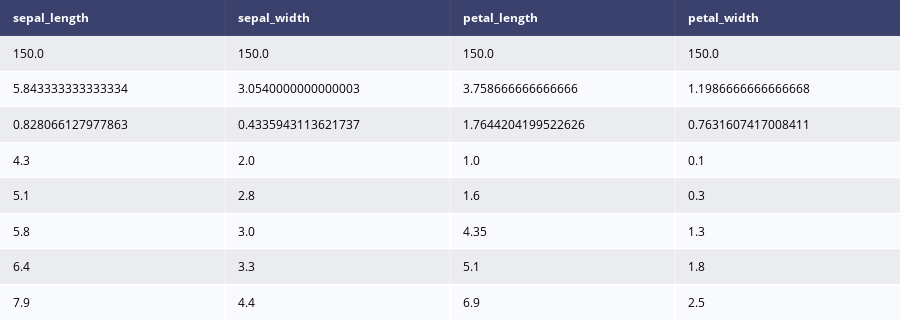

Write notebook code for a chart like this one.
### Markdown cell above
**The data types are correct and we can see that there is no null values in the dataset**

### Code cell
#printing statistics about the dataset
py.iplot(ff.create_table(iris.describe()),filename='describe_table')

### Figure 1 — Plotly figure (JSON) as saved in the notebook; plotly's stock layout.template omitted (floating-point values rounded to 4 significant figures)
{"data": [{"colorscale": [[0, "#00083e"], [0.5, "#ededee"], [1, "#ffffff"]], "hoverinfo": "none", "opacity": 0.75, "showscale": false, "type": "heatmap", "z": [[0, 0, 0, 0], [0.5, 0.5, 0.5, 0.5], [1, 1, 1, 1], [0.5, 0.5, 0.5, 0.5], [1, 1, 1, 1], [0.5, 0.5, 0.5, 0.5], [1, 1, 1, 1], [0.5, 0.5, 0.5, 0.5], [1, 1, 1, 1]]}], "layout": {"annotations": [{"align": "left", "font": {"color": "#ffffff"}, "showarrow": false, "text": "<b>sepal_length</b>", "x": -0.45, "xanchor": "left", "xref": "x", "y": 0, "yref": "y"}, {"align": "left", "font": {"color": "#ffffff"}, "showarrow": false, "text": "<b>sepal_width</b>", "x": 0.55, "xanchor": "left", "xref": "x", "y": 0, "yref": "y"}, {"align": "left", "font": {"color": "#ffffff"}, "showarrow": false, "text": "<b>petal_length</b>", "x": 1.55, "xanchor": "left", "xref": "x", "y": 0, "yref": "y"}, {"align": "left", "font": {"color": "#ffffff"}, "showarrow": false, "text": "<b>petal_width</b>", "x": 2.55, "xanchor": "left", "xref": "x", "y": 0, "yref": "y"}, {"align": "left", "font": {"color": "#000000"}, "showarrow": false, "text": "150.0", "x": -0.45, "xanchor": "left", "xref": "x", "y": 1, "yref": "y"}, {"align": "left", "font": {"color": "#000000"}, "showarrow": false, "text": "150.0", "x": 0.55, "xanchor": "left", "xref": "x", "y": 1, "yref": "y"}, {"align": "left", "font": {"color": "#000000"}, "showarrow": false, "text": "150.0", "x": 1.55, "xanchor": "left", "xref": "x", "y": 1, "yref": "y"}, {"align": "left", "font": {"color": "#000000"}, "showarrow": false, "text": "150.0", "x": 2.55, "xanchor": "left", "xref": "x", "y": 1, "yref": "y"}, {"align": "left", "font": {"color": "#000000"}, "showarrow": false, "text": "5.843333333333334", "x": -0.45, "xanchor": "left", "xref": "x", "y": 2, "yref": "y"}, {"align": "left", "font": {"color": "#000000"}, "showarrow": false, "text": "3.0540000000000003", "x": 0.55, "xanchor": "left", "xref": "x", "y": 2, "yref": "y"}, {"align": "left", "font": {"color": "#000000"}, "showarrow": false, "text": "3.758666666666666", "x": 1.55, "xanchor": "left", "xref": "x", "y": 2, "yref": "y"}, {"align": "left", "font": {"color": "#000000"}, "showarrow": false, "text": "1.1986666666666668", "x": 2.55, "xanchor": "left", "xref": "x", "y": 2, "yref": "y"}, {"align": "left", "font": {"color": "#000000"}, "showarrow": false, "text": "0.828066127977863", "x": -0.45, "xanchor": "left", "xref": "x", "y": 3, "yref": "y"}, {"align": "left", "font": {"color": "#000000"}, "showarrow": false, "text": "0.4335943113621737", "x": 0.55, "xanchor": "left", "xref": "x", "y": 3, "yref": "y"}, {"align": "left", "font": {"color": "#000000"}, "showarrow": false, "text": "1.7644204199522626", "x": 1.55, "xanchor": "left", "xref": "x", "y": 3, "yref": "y"}, {"align": "left", "font": {"color": "#000000"}, "showarrow": false, "text": "0.7631607417008411", "x": 2.55, "xanchor": "left", "xref": "x", "y": 3, "yref": "y"}, {"align": "left", "font": {"color": "#000000"}, "showarrow": false, "text": "4.3", "x": -0.45, "xanchor": "left", "xref": "x", "y": 4, "yref": "y"}, {"align": "left", "font": {"color": "#000000"}, "showarrow": false, "text": "2.0", "x": 0.55, "xanchor": "left", "xref": "x", "y": 4, "yref": "y"}, {"align": "left", "font": {"color": "#000000"}, "showarrow": false, "text": "1.0", "x": 1.55, "xanchor": "left", "xref": "x", "y": 4, "yref": "y"}, {"align": "left", "font": {"color": "#000000"}, "showarrow": false, "text": "0.1", "x": 2.55, "xanchor": "left", "xref": "x", "y": 4, "yref": "y"}, {"align": "left", "font": {"color": "#000000"}, "showarrow": false, "text": "5.1", "x": -0.45, "xanchor": "left", "xref": "x", "y": 5, "yref": "y"}, {"align": "left", "font": {"color": "#000000"}, "showarrow": false, "text": "2.8", "x": 0.55, "xanchor": "left", "xref": "x", "y": 5, "yref": "y"}, {"align": "left", "font": {"color": "#000000"}, "showarrow": false, "text": "1.6", "x": 1.55, "xanchor": "left", "xref": "x", "y": 5, "yref": "y"}, {"align": "left", "font": {"color": "#000000"}, "showarrow": false, "text": "0.3", "x": 2.55, "xanchor": "left", "xref": "x", "y": 5, "yref": "y"}, {"align": "left", "font": {"color": "#000000"}, "showarrow": false, "text": "5.8", "x": -0.45, "xanchor": "left", "xref": "x", "y": 6, "yref": "y"}, {"align": "left", "font": {"color": "#000000"}, "showarrow": false, "text": "3.0", "x": 0.55, "xanchor": "left", "xref": "x", "y": 6, "yref": "y"}, {"align": "left", "font": {"color": "#000000"}, "showarrow": false, "text": "4.35", "x": 1.55, "xanchor": "left", "xref": "x", "y": 6, "yref": "y"}, {"align": "left", "font": {"color": "#000000"}, "showarrow": false, "text": "1.3", "x": 2.55, "xanchor": "left", "xref": "x", "y": 6, "yref": "y"}, {"align": "left", "font": {"color": "#000000"}, "showarrow": false, "text": "6.4", "x": -0.45, "xanchor": "left", "xref": "x", "y": 7, "yref": "y"}, {"align": "left", "font": {"color": "#000000"}, "showarrow": false, "text": "3.3", "x": 0.55, "xanchor": "left", "xref": "x", "y": 7, "yref": "y"}, {"align": "left", "font": {"color": "#000000"}, "showarrow": false, "text": "5.1", "x": 1.55, "xanchor": "left", "xref": "x", "y": 7, "yref": "y"}, {"align": "left", "font": {"color": "#000000"}, "showarrow": false, "text": "1.8", "x": 2.55, "xanchor": "left", "xref": "x", "y": 7, "yref": "y"}, {"align": "left", "font": {"color": "#000000"}, "showarrow": false, "text": "7.9", "x": -0.45, "xanchor": "left", "xref": "x", "y": 8, "yref": "y"}, {"align": "left", "font": {"color": "#000000"}, "showarrow": false, "text": "4.4", "x": 0.55, "xanchor": "left", "xref": "x", "y": 8, "yref": "y"}, {"align": "left", "font": {"color": "#000000"}, "showarrow": false, "text": "6.9", "x": 1.55, "xanchor": "left", "xref": "x", "y": 8, "yref": "y"}, {"align": "left", "font": {"color": "#000000"}, "showarrow": false, "text": "2.5", "x": 2.55, "xanchor": "left", "xref": "x", "y": 8, "yref": "y"}], "height": 320, "margin": {"b": 0, "l": 0, "r": 0, "t": 0}, "xaxis": {"dtick": 1, "gridwidth": 2, "showticklabels": false, "tick0": -0.5, "ticks": "", "zeroline": false}, "yaxis": {"autorange": "reversed", "dtick": 1, "gridwidth": 2, "showticklabels": false, "tick0": 0.5, "ticks": "", "zeroline": false}}}
